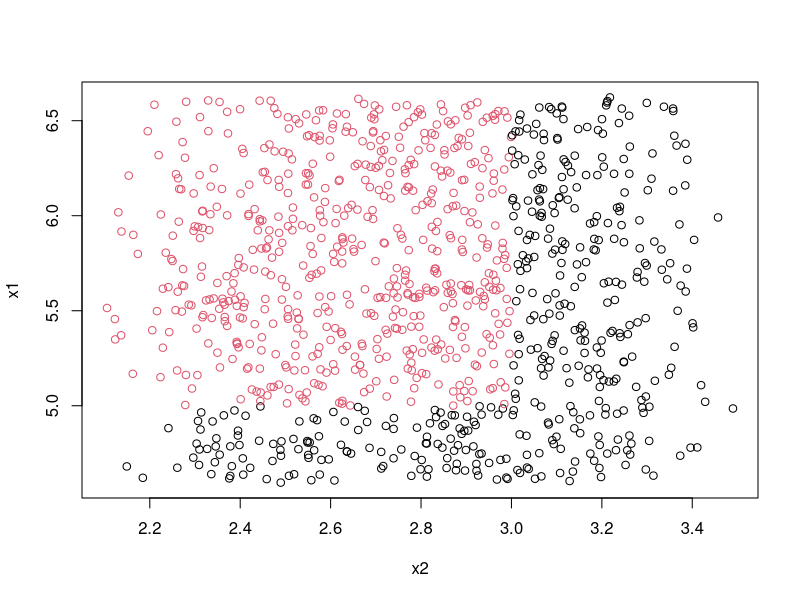
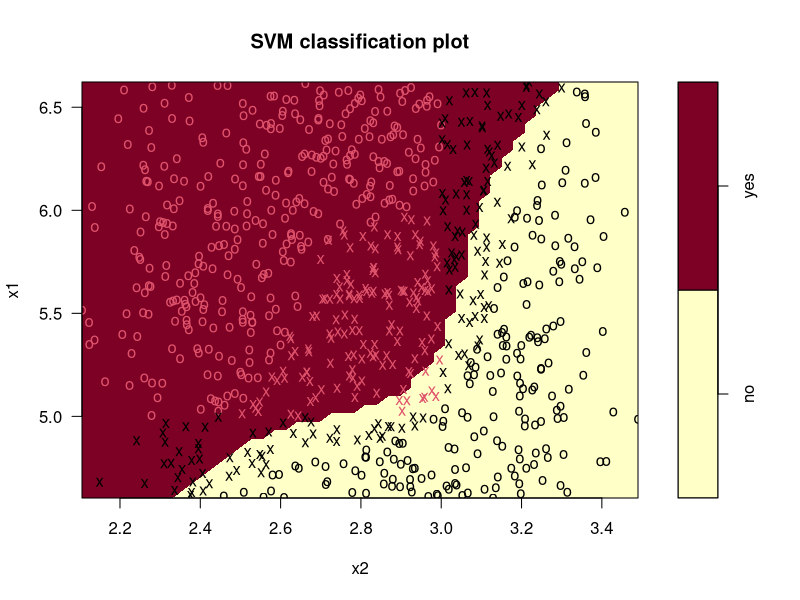
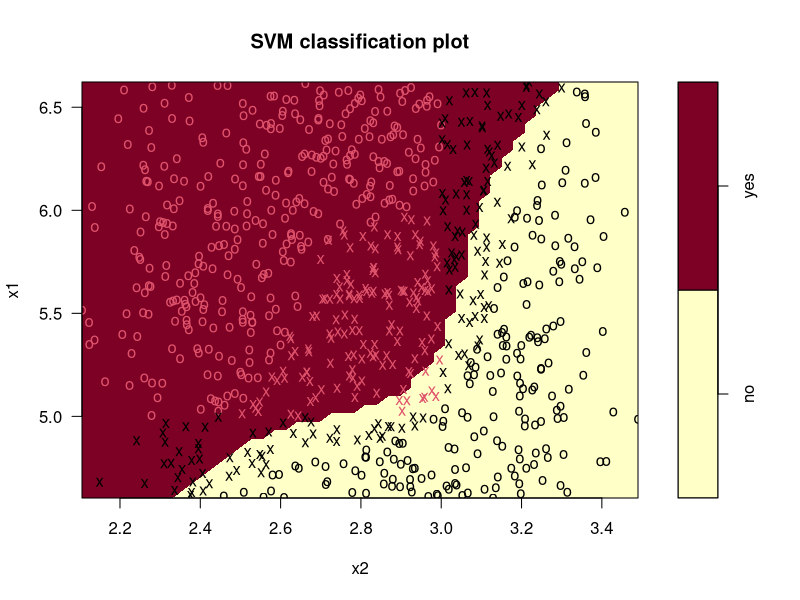

Write the R code that produced these figures, in order.
library(e1071)
x1<-log(rnorm(1000,100,1))+runif(1000,0,2)
x2<-log(rnorm(1000,10,1))+runif(1000,0,1)
y<-as.factor(ifelse(x1>=5 & x2<3, "yes", "no"))
data<-data.frame(x1,x2,y)
split<-sample(nrow(data),0.8*nrow(data))
training_set<-data[split,]
test_set<-data[-split,]
plot(x2,x1,col=y)
model<-svm(y~., data=training_set, cost=1, kernel="polynomial",scale=TRUE)
plot(model, training_set)
prediction<-predict(model, newdata=test_set)
conf<-table(test_set$y,prediction)
mis<-1-(sum(diag(conf))/sum(conf))

tune<-tune(svm, y~., data=training_set, kernel="polynomial", ranges = list(cost=c(0.01,0.1,1,10,100,1000)))
best_model<-tune$best.model

plot(best_model, training_set)
prediction2<-predict(best_model, newdata=test_set)
conf2<-table(test_set$y,prediction2)
mis2<-1-(sum(diag(conf2))/sum(conf2))



